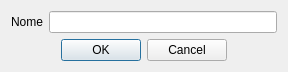
<?xml version="1.0" encoding="UTF-8"?>
<ui version="4.0">
 <class>Form</class>
 <widget class="QWidget" name="Form">
  <property name="geometry">
   <rect>
    <x>0</x>
    <y>0</y>
    <width>288</width>
    <height>71</height>
   </rect>
  </property>
  <property name="minimumSize">
   <size>
    <width>0</width>
    <height>0</height>
   </size>
  </property>
  <property name="maximumSize">
   <size>
    <width>450</width>
    <height>170</height>
   </size>
  </property>
  <property name="contextMenuPolicy">
   <enum>Qt::DefaultContextMenu</enum>
  </property>
  <property name="windowTitle">
   <string>Nova Pessoa</string>
  </property>
  <layout class="QVBoxLayout" name="verticalLayout_2">
   <item>
    <layout class="QVBoxLayout" name="verticalLayout">
     <item>
      <layout class="QHBoxLayout" name="horizontalLayout">
       <item>
        <widget class="QLabel" name="labelNome">
         <property name="text">
          <string>Nome</string>
         </property>
        </widget>
       </item>
       <item>
        <widget class="QLineEdit" name="inputNome"/>
       </item>
      </layout>
     </item>
     <item>
      <widget class="QDialogButtonBox" name="buttonBox">
       <property name="standardButtons">
        <set>QDialogButtonBox::Cancel|QDialogButtonBox::Ok</set>
       </property>
       <property name="centerButtons">
        <bool>true</bool>
       </property>
      </widget>
     </item>
    </layout>
   </item>
  </layout>
 </widget>
 <includes>
  <include location="local">Qt::SubWindow</include>
 </includes>
 <resources/>
 <connections/>
</ui>
